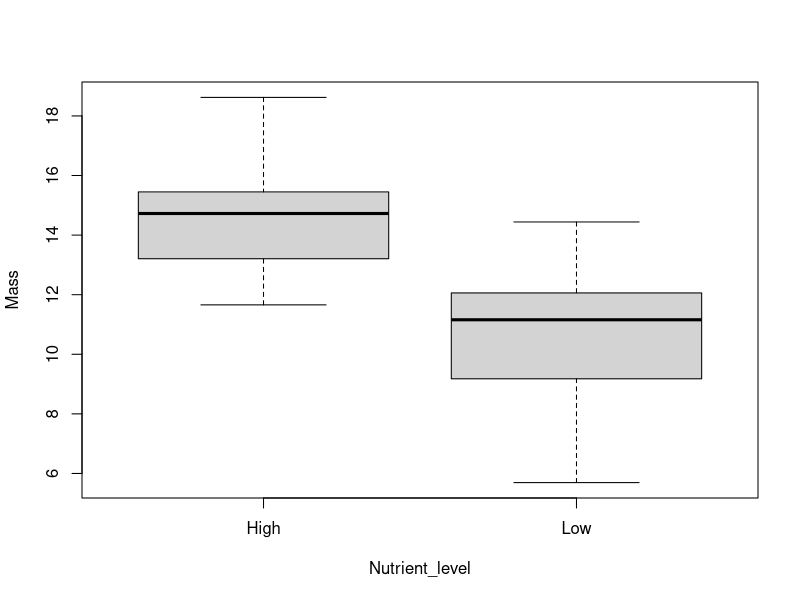
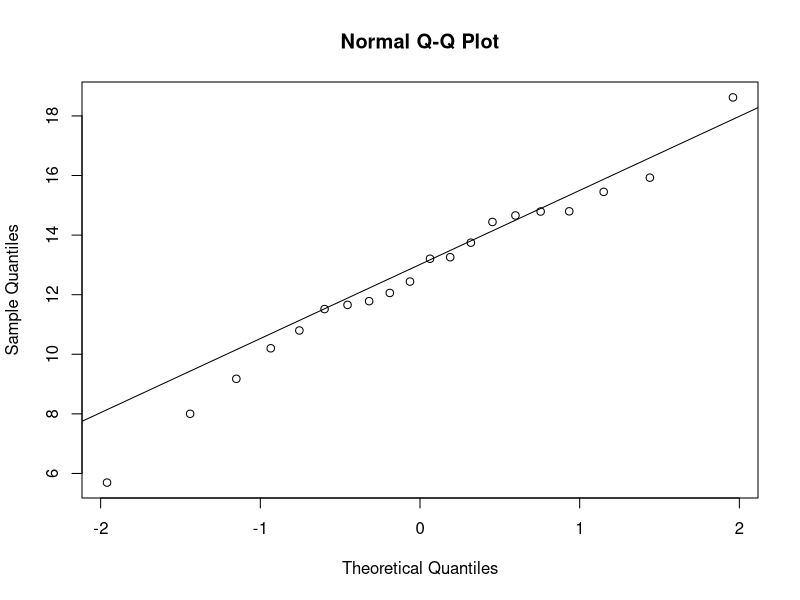
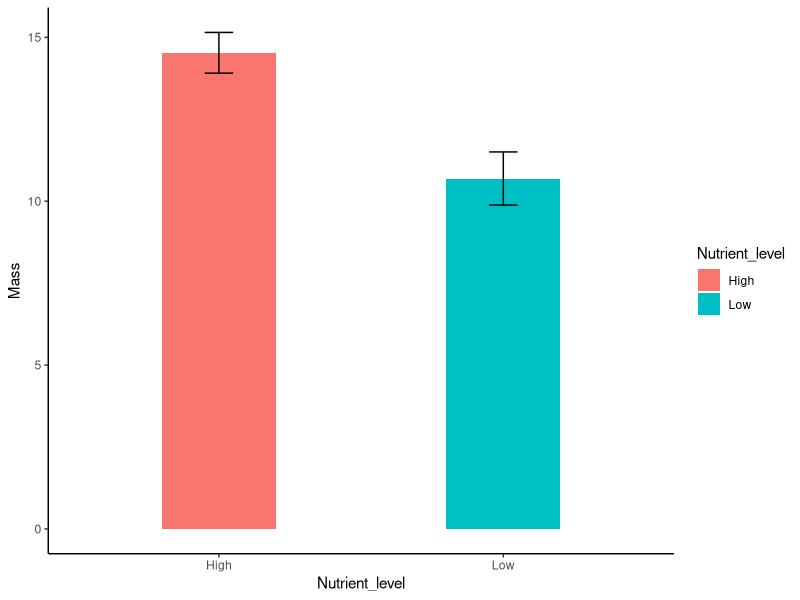
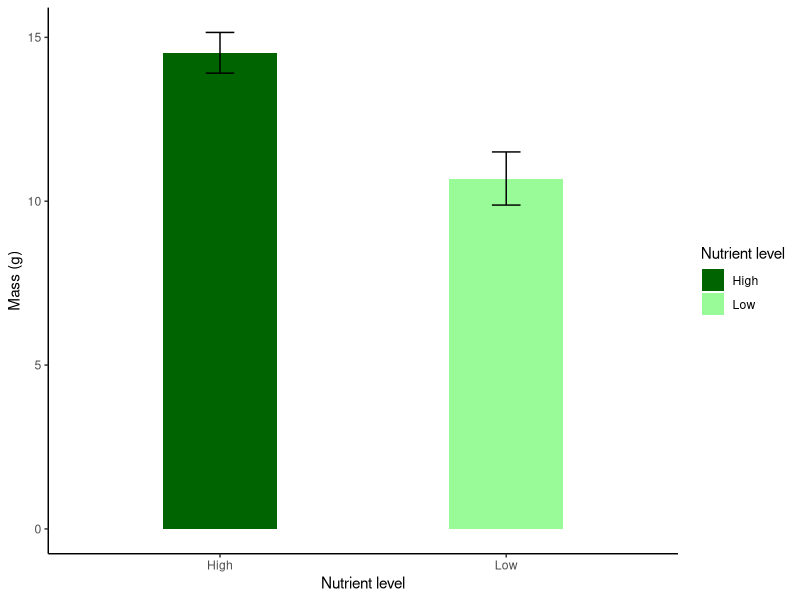

The R script that drew these images, in order:
## ---- chunk 1
#| code-fold: false

nutrientdata <- read.table("data/experiment_nutrients.txt",
                           header=T,
                           sep="\t",
                           dec=",") 
## ---- chunk 2
#| code-fold: false

str(nutrientdata)
## ---- chunk 3
#| code-fold: false

head(nutrientdata)
## ---- chunk 4
#| code-fold: false

boxplot(Mass~Nutrient_level, 
        data = nutrientdata)
## ---- chunk 5
#| code-fold: false

m.nutrients<-t.test(Mass~Nutrient_level,
                    data=nutrientdata)
## ---- chunk 6
#| code-fold: false

m.nutrients
## ---- chunk 7
#| code-fold: false

qqnorm (nutrientdata$Mass)
qqline(nutrientdata$Mass)

## ---- chunk 8
#| code-fold: false

library(ggplot2)

plot.nutrient.simple <- ggplot(nutrientdata, aes(x = Nutrient_level, y = Mass, fill = Nutrient_level)) +
  stat_summary(geom = "bar", fun = mean, width = 0.4) +
  stat_summary(geom = "errorbar", fun.data = mean_se, width = 0.1) +
  theme_classic()

plot.nutrient.simple
## ---- chunk 9
#| code-fold: false

plot.nutrient <- ggplot(nutrientdata, aes(x = Nutrient_level, y = Mass, fill = Nutrient_level)) +
  stat_summary(geom = "bar", fun = mean, width = 0.4) +
  stat_summary(geom = "errorbar", fun.data = mean_se, width = 0.1) +
  xlab("Nutrient level")+
  ylab("Mass (g)")+
  scale_fill_manual(name = "Nutrient level", values = c("High" = "darkgreen", "Low" = "palegreen"))+
  theme_classic()

plot.nutrient
